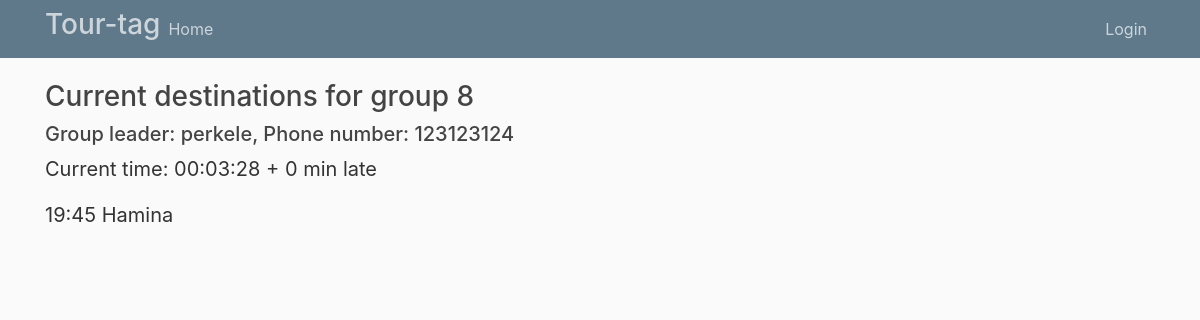
The app's page /, older data.
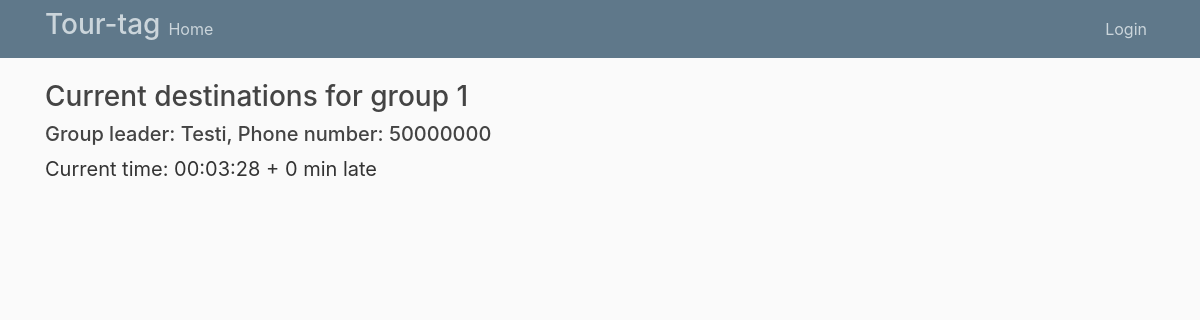
The same page, newer data.
### users/models.py (models this page shows)
class Group(models.Model):
    group_id = models.IntegerField()
    group_leader = models.CharField(max_length=100)
    phone_number = models.IntegerField()

class Routes(models.Model):
    departure = models.CharField(max_length=100)
    destination = models.CharField(max_length=100)
    arrivetime = models.CharField(max_length=100, blank=True, null=True)

### users/views.py (the view, shortened to what this page needs)
# urls.py: 2. Add a URL to urlpatterns:  path('', views.home, name='home')
def home(request):
    dests = Routes.objects.all()
    timer = Timer.objects.all()
    group = Group.objects.get(id='1')
    groupID = str(group.group_id)
    overtime = 0
    currentTime = datetime.now() + timedelta(hours=2)
    currentTime = currentTime.strftime('%H:%M:%S')
    tf = '%Y-%m-%d %H:%M'
    led.show([groupID], (255,0,0), (0,0,0))
    print(groupID)
    timer = Timer.objects.get(id='0')
    overtime = timer.currentOverTime
    keepDateTime = timer.savedTime
    if keepDateTime != 'empty':
        print(keepDateTime)
        timer = Timer(savedTime = keepDateTime, currentOverTime = overtime , id='0')
        timer.save()
        keepDateTime = datetime.strptime(keepDateTime, tf)
        overtime = datetime.utcnow() - keepDateTime
        overtime = int(overtime.total_seconds()/60)
    else:
        overtime = 0
        print("empty")
    return render(request, 'home.html',{'dests': dests, 'overtime':overtime, 'currentTime':currentTime, 'groupID':group.group_id, 'groupLeader':group.group_leader, 'phoneNumber':group.phone_number})

### users/led.py (called while the page is built)
    def show(self, lines, text_colour, back_colour, arrival_time=-1):
        if self.thread != None:
            self.on = False
            self.thread.join()
            self.on = True
            self.thread = threading.Thread(target=self.led_on, args=(lines, text_colour, back_colour, arrival_time))
            self.thread.start()
        else:
            self.thread = threading.Thread(target=self.led_on, args=(lines, text_colour, back_colour, arrival_time))
            self.thread.start()

### users/templates/home.html (shortened to what this page needs)
{% extends "base.html" %}
{% block content %}
    <h3>Current destinations for group {{groupID}}</h3>
    <h5>Group leader: {{groupLeader}}, Phone number: {{phoneNumber}} </h5>
    <p style="font-size:125%">Current time: {{currentTime}} + {{overtime}} min late </p>
    {% for dest in dests %}
        <form method="POST">
        <p style="font-size:125%">{{dest.arrivetime}} {{dest.destination}}
        </p>
        </form>
    {% endfor %}
{% endblock content %}

### users/templates/base.html (shortened to what this page needs)
{% load static %}
<!DOCTYPE html>
<html>
    <head>
            <link rel="stylesheet" href="https://stackpath.bootstrapcdn.com/bootstrap/4.2.1/css/bootstrap.min.css">
    <link href="https://stackpath.bootstrapcdn.com/font-awesome/4.7.0/css/font-awesome.min.css" rel="stylesheet">
    <link rel="stylesheet" href="https://cdnjs.cloudflare.com/ajax/libs/tempusdominus-bootstrap-4/5.1.2/css/tempusdominus-bootstrap-4.min.css" />
        <link rel="stylesheet" href="https://maxcdn.bootstrapcdn.com/bootstrap/4.0.0/css/bootstrap.min.css">
        <link rel="stylesheet" type="text/css" href="{% static 'users/main.css' %}">
    </head>
<body>
    <header class="site-header">
        <nav class="navbar navbar-expand-md navbar-dark bg-steel fixed-top">
          <div class="container">
            <h3 style="color:#cbd5db">Tour-tag</h3>
            <div class="collapse navbar-collapse" id="navbarToggle">
              <div class="navbar-nav mr-auto">
                <a class="nav-item nav-link" href="{% url 'home' %}">Home</a>
              </div>
              <div class="navbar-nav">
                {% if user.is_authenticated %}
                <a class="nav-item nav-link" href="{% url 'logout' %}">logout</a>
                {% else %}
                  <a class="nav-item nav-link" href="{% url 'login' %}">Login</a>
                {% endif %}
              </div>
            </div>
          </div>
        </nav>
      </header>
    <main role="main" class="container">
        <div class="row">
          <div class="col-md-8">
            {% block content %}{% endblock %}
          </div>
        </div>
      </main>
</body>
</html>

### users/static/users/main.css (style rules this page uses)
body { background: #fafafa; color: #333333; margin-top: 5rem; }
h1, h2, h3, h4, h5, h6 { color: #444444; }
.bg-steel { background-color: #5f788a; }
.site-header .navbar-nav .nav-link { color: #cbd5db; }

Row changes from the older to the newer data that the page shows:
removed Routes: arrivetime "19:45", destination "Hamina"
changed Group: group_leader "perkele" → "Testi"
Text that changed along with them:
{{ groupID }}: "8" → "1"
{{ phoneNumber }}: "123123124" → "50000000"
